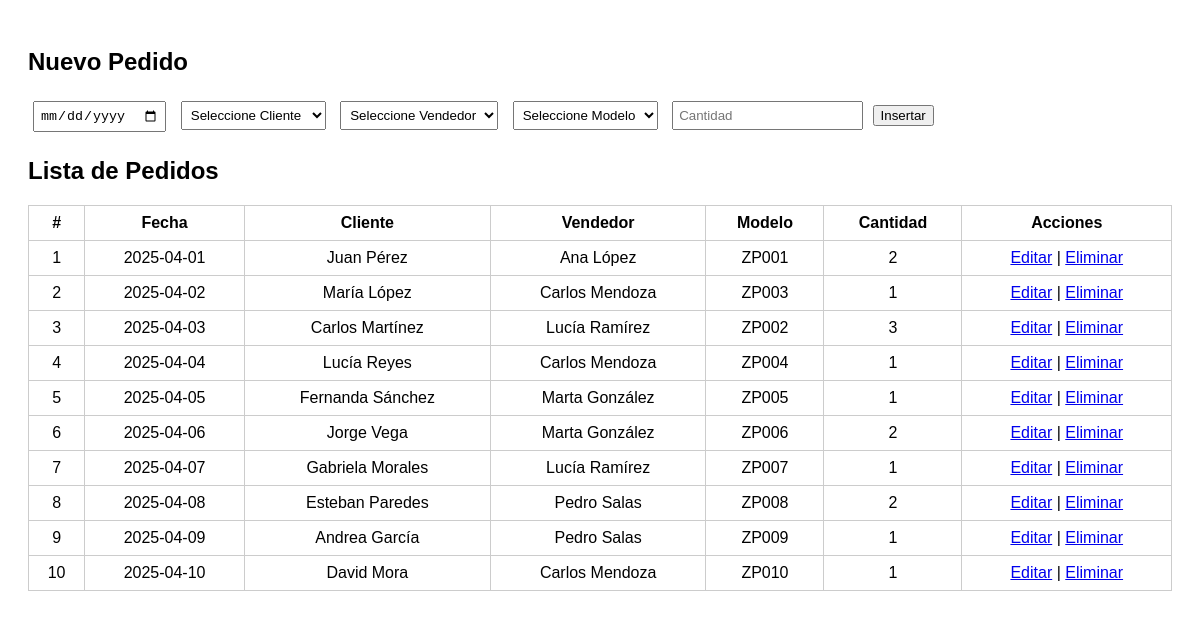
The app's page /views/listaPedidos.php with its own data.
### tables this page shows
CREATE TABLE pedidos (
  num_pedido int NOT NULL AUTO_INCREMENT,
  fecha_pedido date DEFAULT NULL,
  fk_cliente int DEFAULT NULL,
  fk_vendedor int DEFAULT NULL,
  fk_modelo int DEFAULT NULL,
  cantidad int DEFAULT NULL,
  PRIMARY KEY (num_pedido),
  CONSTRAINT pedidos_fk1 FOREIGN KEY (fk_cliente) REFERENCES clientes (num_cliente),
  CONSTRAINT pedidos_fk2 FOREIGN KEY (fk_modelo) REFERENCES productos (id_modelo),
  CONSTRAINT pedidos_fk3 FOREIGN KEY (fk_vendedor) REFERENCES empleados (num_empleado)
);

CREATE TABLE clientes (
  num_cliente int NOT NULL AUTO_INCREMENT,
  nombre varchar(50) DEFAULT NULL,
  apellido varchar(50) DEFAULT NULL,
  representante int DEFAULT NULL,
  calle varchar(50) DEFAULT NULL,
  porton varchar(50) DEFAULT NULL,
  num_piso varchar(50) DEFAULT NULL,
  cp varchar(50) DEFAULT NULL,
  telefono varchar(50) DEFAULT NULL,
  correo varchar(50) UNIQUE DEFAULT NULL,
  clave varchar(50) not null,
  PRIMARY KEY (num_cliente),
  CONSTRAINT clientes_fk1 FOREIGN KEY (representante) REFERENCES empleados (num_empleado)
);

CREATE TABLE empleados (
  num_empleado int NOT NULL AUTO_INCREMENT,
  nombre varchar(50) DEFAULT NULL,
  apellido varchar(50) DEFAULT NULL,
  cargo varchar(50) DEFAULT NULL,
  correo varchar(50) UNIQUE DEFAULT NULL,
  clave varchar(50) not null,
  administrador int DEFAULT NULL,
  PRIMARY KEY (num_empleado),
  CONSTRAINT empleados_fk2 FOREIGN KEY (administrador) REFERENCES empleados (num_empleado)
);

CREATE TABLE productos (
  id_modelo int PRIMARY KEY AUTO_INCREMENT,
  nom_imagen varchar(300) DEFAULT NULL,
  descripcion varchar(50) DEFAULT NULL,
  precio int DEFAULT NULL,
  existencias int DEFAULT NULL,
  modelo varchar(50) DEFAULT NULL,
  talla varchar(50) DEFAULT NULL,
  genero varchar(50) DEFAULT NULL
);

### views/listaPedidos.php (the view, shortened to what this page needs)
<?php
include '../conn.php';
$editarPedido = null;
$pedidos = $conn->query("
    SELECT p.*, c.nombre AS cliente_nombre, c.apellido AS cliente_apellido,
           e.nombre AS vendedor_nombre, e.apellido AS vendedor_apellido,
           pr.modelo AS modelo_nombre
    FROM pedidos p
    LEFT JOIN clientes c ON p.fk_cliente = c.num_cliente
    LEFT JOIN empleados e ON p.fk_vendedor = e.num_empleado
    LEFT JOIN productos pr ON p.fk_modelo = pr.id_modelo
");
?>
<!DOCTYPE html>
<html lang="es">
<head>
</head>
<body>
    <h2><?php echo $editarPedido ? "Editar Pedido" : "Nuevo Pedido"; ?></h2>
    <form method="POST">
        <input type="date" name="fecha_pedido" value="<?= $editarPedido['fecha_pedido'] ?? '' ?>" required>
        <select name="fk_cliente" required>
            <option value="">Seleccione Cliente</option>
        </select>
        <select name="fk_vendedor" required>
            <option value="">Seleccione Vendedor</option>
        </select>
        <select name="fk_modelo" required>
            <option value="">Seleccione Modelo</option>
        </select>
        <input type="number" name="cantidad" placeholder="Cantidad" value="<?= $editarPedido['cantidad'] ?? '' ?>" required>
        <?php if ($editarPedido): ?>
            <button type="submit" name="actualizar">Actualizar</button>
        <?php else: ?>
            <button type="submit" name="insertar">Insertar</button>
        <?php endif; ?>
    </form>
    <h2>Lista de Pedidos</h2>
    <table>
        <tr>
            <th>#</th>
            <th>Fecha</th>
            <th>Cliente</th>
            <th>Vendedor</th>
            <th>Modelo</th>
            <th>Cantidad</th>
            <th>Acciones</th>
        </tr>
        <?php while ($p = $pedidos->fetch_assoc()): ?>
            <tr>
                <td><?= $p['num_pedido'] ?></td>
                <td><?= $p['fecha_pedido'] ?></td>
                <td><?= $p['cliente_nombre'] . ' ' . $p['cliente_apellido'] ?></td>
                <td><?= $p['vendedor_nombre'] . ' ' . $p['vendedor_apellido'] ?></td>
                <td><?= $p['modelo_nombre'] ?></td>
                <td><?= $p['cantidad'] ?></td>
                <td>
                    <a href="?editar=<?= $p['num_pedido'] ?>">Editar</a> |
                    <a href="?eliminar=<?= $p['num_pedido'] ?>" onclick="return confirm('¿Eliminar este pedido?')">Eliminar</a>
                </td>
            </tr>
        <?php endwhile; ?>
    </table>
</body>
</html>

### views/listaPedidos.php (style rules this page uses)
body { font-family: Arial, sans-serif; padding: 20px; }
table { border-collapse: collapse; width: 100%; margin-top: 20px; }
th, td { border: 1px solid #ccc; padding: 8px; text-align: center; }
input, select { padding: 5px; margin: 5px; }
form { margin-top: 20px; }

### records on screen
pedidos: num_pedido "1", fecha_pedido "2025-04-01", fk_cliente.nombre "Juan", fk_cliente.apellido "Pérez", fk_vendedor.nombre "Ana", fk_vendedor.apellido "López", fk_modelo.modelo "ZP001", cantidad "2"
pedidos: num_pedido "2", fecha_pedido "2025-04-02", fk_cliente.nombre "María", fk_cliente.apellido "López", fk_vendedor.nombre "Carlos", fk_vendedor.apellido "Mendoza", fk_modelo.modelo "ZP003", cantidad "1"
pedidos: num_pedido "3", fecha_pedido "2025-04-03", fk_cliente.nombre "Carlos", fk_cliente.apellido "Martínez", fk_vendedor.nombre "Lucía", fk_vendedor.apellido "Ramírez", fk_modelo.modelo "ZP002", cantidad "3"
pedidos: num_pedido "4", fecha_pedido "2025-04-04", fk_cliente.nombre "Lucía", fk_cliente.apellido "Reyes", fk_vendedor.nombre "Carlos", fk_vendedor.apellido "Mendoza", fk_modelo.modelo "ZP004", cantidad "1"
pedidos: num_pedido "5", fecha_pedido "2025-04-05", fk_cliente.nombre "Fernanda", fk_cliente.apellido "Sánchez", fk_vendedor.nombre "Marta", fk_vendedor.apellido "González", fk_modelo.modelo "ZP005", cantidad "1"
pedidos: num_pedido "6", fecha_pedido "2025-04-06", fk_cliente.nombre "Jorge", fk_cliente.apellido "Vega", fk_vendedor.nombre "Marta", fk_vendedor.apellido "González", fk_modelo.modelo "ZP006", cantidad "2"
pedidos: num_pedido "7", fecha_pedido "2025-04-07", fk_cliente.nombre "Gabriela", fk_cliente.apellido "Morales", fk_vendedor.nombre "Lucía", fk_vendedor.apellido "Ramírez", fk_modelo.modelo "ZP007", cantidad "1"
pedidos: num_pedido "8", fecha_pedido "2025-04-08", fk_cliente.nombre "Esteban", fk_cliente.apellido "Paredes", fk_vendedor.nombre "Pedro", fk_vendedor.apellido "Salas", fk_modelo.modelo "ZP008", cantidad "2"
pedidos: num_pedido "9", fecha_pedido "2025-04-09", fk_cliente.nombre "Andrea", fk_cliente.apellido "García", fk_vendedor.nombre "Pedro", fk_vendedor.apellido "Salas", fk_modelo.modelo "ZP009", cantidad "1"
pedidos: num_pedido "10", fecha_pedido "2025-04-10", fk_cliente.nombre "David", fk_cliente.apellido "Mora", fk_vendedor.nombre "Carlos", fk_vendedor.apellido "Mendoza", fk_modelo.modelo "ZP010", cantidad "1"
